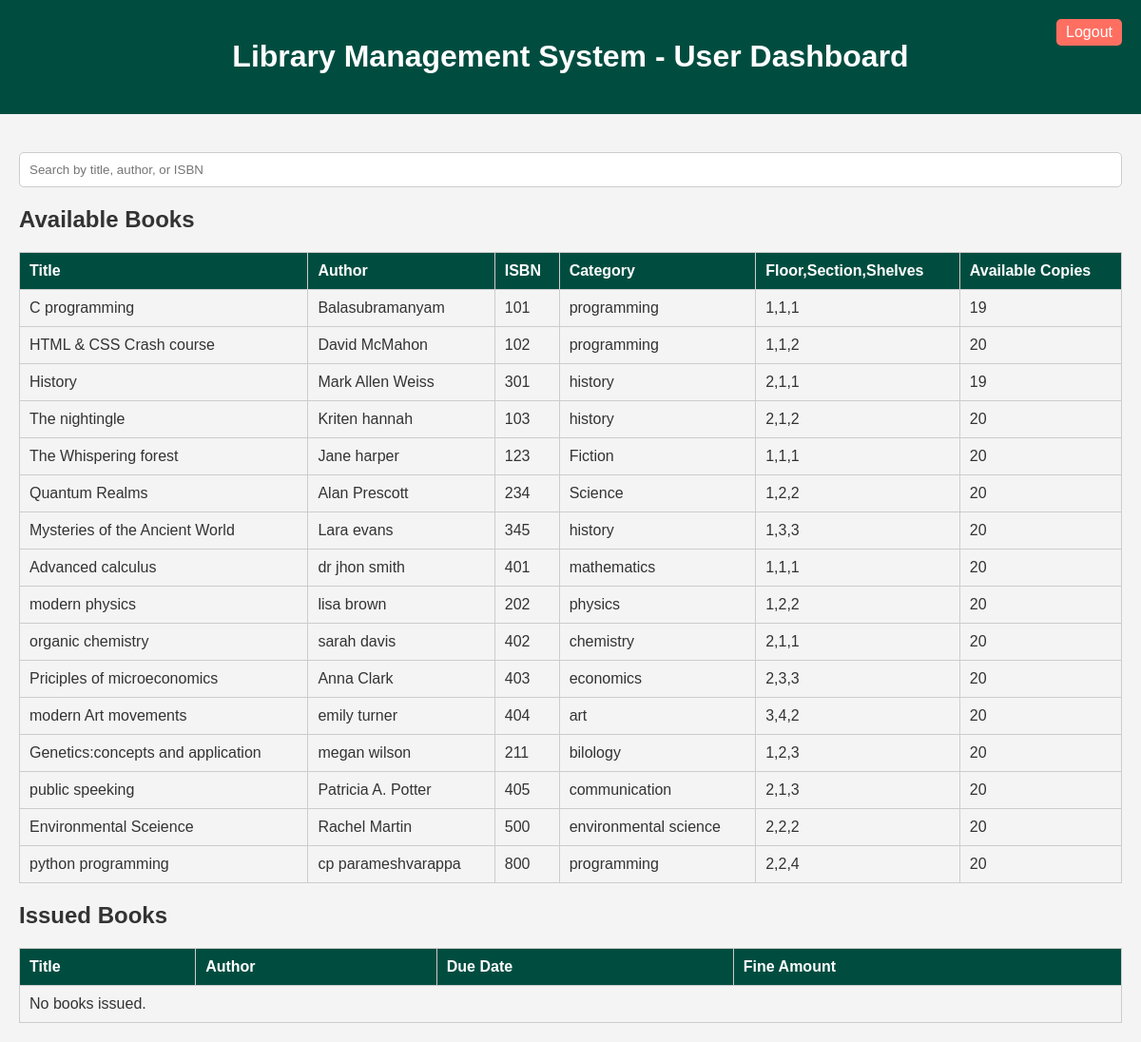
The page /user/ (signed in) on the database its author committed.
### app/models.py (models this page shows, shortened)
class Book(models.Model):
    title = models.CharField(max_length=255)
    isbn = models.CharField(max_length=13, unique=True)
    author = models.CharField(max_length=255)
    category = models.CharField(max_length=100)
    total_copies = models.PositiveIntegerField()
    available_copies = models.PositiveIntegerField()
    location = models.CharField(max_length=30, null=True)

### app/views.py (the view)
# urls.py: path('user/', views.user_dashboard, name='user_dashboard'),
@login_required(login_url='login')
def user_dashboard(request):
    issued_books = IssuedBook.objects.filter(user=request.user, is_returned=False)
    books = Book.objects.all()
    return render(request, 'user_dashboard.html', {'issued_books': issued_books,'books':books})

### app/templates/user_dashboard.html (shortened to what this page needs)
<!DOCTYPE html>
<html lang="en">
<head>
</head>
<body>
    <header>
        <h1>Library Management System - User Dashboard</h1>
        <div class="user-profile">
            <a href="{% url 'signout' %}" class="logout-btn" style="text-decoration:none;">Logout</a>
        </div>
    </header>
    <main class="main-content">
        <section class="search-filter">
            <input type="text" id="search-bar" class="search-bar" onkeyup="filterBooks()" placeholder="Search by title, author, or ISBN">
        </section>
        <h2>Available Books</h2>
        <table class="book-table" id="books-table">
            <thead>
                <tr>
                    <th>Title</th>
                    <th>Author</th>
                    <th>ISBN</th>
                    <th>Category</th>
                    <th>Floor,Section,Shelves</th>
                    <th>Available Copies</th>
                </tr>
            </thead>
            <tbody>
                {% for book in books %}
                <tr>
                    <td>{{ book.title }}</td>
                    <td>{{ book.author }}</td>
                    <td>{{ book.isbn }}</td>
                    <td>{{ book.category }}</td>
                    <td>{{ book.location }}</td>
                    <td>{{ book.available_copies }}</td>
                </tr>
                {% endfor %}
            </tbody>
        </table>
        <h2>Issued Books</h2>
        <table class="issued-books-table">
            <thead>
                <tr>
                    <th>Title</th>
                    <th>Author</th>
                    <th>Due Date</th>
                    <th>Fine Amount</th>
                </tr>
            </thead>
            <tbody>
                {% if issued_books %}
                    {% for issued_book in issued_books %}
                    <tr>
                        <td>{{ issued_book.book.title }}</td>
                        <td>{{ issued_book.book.author }}</td>
                        <td>{{ issued_book.due_date }}</td>
                        <td>{{ issued_book.fine_amount }}</td>
                    </tr>
                    {% endfor %}
                {% else %}
                    <tr>
                        <td colspan="5">No books issued.</td>
                    </tr>
                {% endif %}
            </tbody>
        </table>
    </main>
</body>
</html>

### app/templates/user_dashboard.html (style rules this page uses)
body { font-family: Arial, sans-serif; margin: 0; padding: 0; background-color: #f4f4f4; color: #333; }
header { background-color: #004d40; color: #fff; padding: 20px; text-align: center; position: relative; }
header .user-profile { position: absolute; right: 20px; top: 20px; display: flex; align-items: center; }
header .user-profile .logout-btn { background-color: #ff6f61; color: #fff; border: none; padding: 5px 10px; cursor: pointer; border-radius: 5px; }
main.main-content { padding: 20px; }
section.search-filter { margin-top: 20px; display: flex; align-items: center; gap: 10px; }
.search-bar { flex: 1; padding: 10px; border: 1px solid #ccc; border-radius: 5px; }
.book-table, .issued-books-table { width: 100%; border-collapse: collapse; margin-top: 20px; }
.book-table th, .book-table td, .issued-books-table th, .issued-books-table td { border: 1px solid #ccc; padding: 10px; text-align: left; }
.book-table th, .issued-books-table th { background-color: #004d40; color: #fff; }

### rows shown on the page
Book: title "C programming", author "Balasubramanyam", isbn "101", category "programming", location "1,1,1", available_copies "19"
Book: title "HTML & CSS Crash course", author "David McMahon", isbn "102", category "programming", location "1,1,2", available_copies "20"
Book: title "History", author "Mark Allen Weiss", isbn "301", category "history", location "2,1,1", available_copies "19"
Book: title "The nightingle", author "Kriten hannah", isbn "103", category "history", location "2,1,2", available_copies "20"
Book: title "The Whispering forest", author "Jane harper", isbn "123", category "Fiction", location "1,1,1", available_copies "20"
Book: title "Quantum Realms", author "Alan Prescott", isbn "234", category "Science", location "1,2,2", available_copies "20"
Book: title "Mysteries of the Ancient World", author "Lara evans", isbn "345", category "history", location "1,3,3", available_copies "20"
Book: title "Advanced calculus", author "dr jhon smith", isbn "401", category "mathematics", location "1,1,1", available_copies "20"
Book: title "modern physics", author "lisa brown", isbn "202", category "physics", location "1,2,2", available_copies "20"
Book: title "organic chemistry", author "sarah davis", isbn "402", category "chemistry", location "2,1,1", available_copies "20"
Book: title "Priciples of microeconomics", author "Anna Clark", isbn "403", category "economics", location "2,3,3", available_copies "20"
Book: title "modern Art movements", author "emily turner", isbn "404", category "art", location "3,4,2", available_copies "20"
Book: title "Genetics:concepts and application", author "megan wilson", isbn "211", category "bilology", location "1,2,3", available_copies "20"
Book: title "public speeking", author "Patricia A. Potter", isbn "405", category "communication", location "2,1,3", available_copies "20"
Book: title "Environmental Sceience", author "Rachel Martin", isbn "500", category "environmental science", location "2,2,2", available_copies "20"
Book: title "python programming", author "cp parameshvarappa", isbn "800", category "programming", location "2,2,4", available_copies "20"
